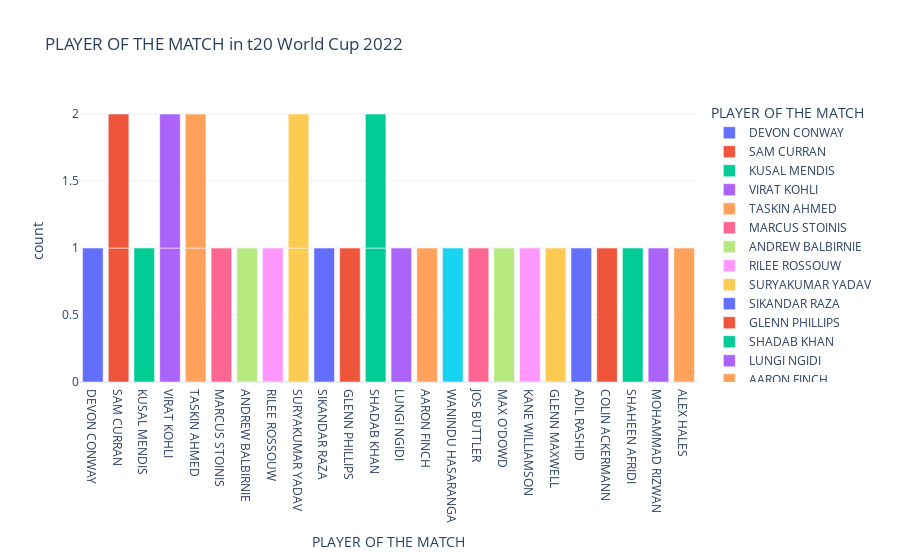

Notebook code for this chart:
### Code cell
figure = px.bar(data, 
                x=data["PLAYER OF THE MATCH"], 
                color = data["PLAYER OF THE MATCH"],
                title="PLAYER OF THE MATCH in t20 World Cup 2022")
figure.show()

### Figure 1 — Plotly figure (JSON) as saved in the notebook; plotly's stock layout.template omitted (floating-point values rounded to 4 significant figures)
{"data": [{"alignmentgroup": "True", "hovertemplate": "PLAYER OF THE MATCH=%{x}<br>count=%{y}<extra></extra>", "legendgroup": "DEVON CONWAY", "marker": {"color": "#636efa", "pattern": {"shape": ""}}, "name": "DEVON CONWAY", "offsetgroup": "DEVON CONWAY", "orientation": "v", "showlegend": true, "textposition": "auto", "type": "bar", "x": ["DEVON CONWAY"], "xaxis": "x", "y": [1], "yaxis": "y"}, {"alignmentgroup": "True", "hovertemplate": "PLAYER OF THE MATCH=%{x}<br>count=%{y}<extra></extra>", "legendgroup": "SAM CURRAN", "marker": {"color": "#EF553B", "pattern": {"shape": ""}}, "name": "SAM CURRAN", "offsetgroup": "SAM CURRAN", "orientation": "v", "showlegend": true, "textposition": "auto", "type": "bar", "x": ["SAM CURRAN", "SAM CURRAN"], "xaxis": "x", "y": [1, 1], "yaxis": "y"}, {"alignmentgroup": "True", "hovertemplate": "PLAYER OF THE MATCH=%{x}<br>count=%{y}<extra></extra>", "legendgroup": "KUSAL MENDIS", "marker": {"color": "#00cc96", "pattern": {"shape": ""}}, "name": "KUSAL MENDIS", "offsetgroup": "KUSAL MENDIS", "orientation": "v", "showlegend": true, "textposition": "auto", "type": "bar", "x": ["KUSAL MENDIS"], "xaxis": "x", "y": [1], "yaxis": "y"}, {"alignmentgroup": "True", "hovertemplate": "PLAYER OF THE MATCH=%{x}<br>count=%{y}<extra></extra>", "legendgroup": "VIRAT KOHLI", "marker": {"color": "#ab63fa", "pattern": {"shape": ""}}, "name": "VIRAT KOHLI", "offsetgroup": "VIRAT KOHLI", "orientation": "v", "showlegend": true, "textposition": "auto", "type": "bar", "x": ["VIRAT KOHLI", "VIRAT KOHLI"], "xaxis": "x", "y": [1, 1], "yaxis": "y"}, {"alignmentgroup": "True", "hovertemplate": "PLAYER OF THE MATCH=%{x}<br>count=%{y}<extra></extra>", "legendgroup": "TASKIN AHMED", "marker": {"color": "#FFA15A", "pattern": {"shape": ""}}, "name": "TASKIN AHMED", "offsetgroup": "TASKIN AHMED", "orientation": "v", "showlegend": true, "textposition": "auto", "type": "bar", "x": ["TASKIN AHMED", "TASKIN AHMED"], "xaxis": "x", "y": [1, 1], "yaxis": "y"}, {"alignmentgroup": "True", "hovertemplate": "PLAYER OF THE MATCH=%{x}<br>count=%{y}<extra></extra>", "legendgroup": "MARCUS STOINIS", "marker": {"color": "#FF6692", "pattern": {"shape": ""}}, "name": "MARCUS STOINIS", "offsetgroup": "MARCUS STOINIS", "orientation": "v", "showlegend": true, "textposition": "auto", "type": "bar", "x": ["MARCUS STOINIS"], "xaxis": "x", "y": [1], "yaxis": "y"}, {"alignmentgroup": "True", "hovertemplate": "PLAYER OF THE MATCH=%{x}<br>count=%{y}<extra></extra>", "legendgroup": "ANDREW BALBIRNIE", "marker": {"color": "#B6E880", "pattern": {"shape": ""}}, "name": "ANDREW BALBIRNIE", "offsetgroup": "ANDREW BALBIRNIE", "orientation": "v", "showlegend": true, "textposition": "auto", "type": "bar", "x": ["ANDREW BALBIRNIE"], "xaxis": "x", "y": [1], "yaxis": "y"}, {"alignmentgroup": "True", "hovertemplate": "PLAYER OF THE MATCH=%{x}<br>count=%{y}<extra></extra>", "legendgroup": "RILEE ROSSOUW", "marker": {"color": "#FF97FF", "pattern": {"shape": ""}}, "name": "RILEE ROSSOUW", "offsetgroup": "RILEE ROSSOUW", "orientation": "v", "showlegend": true, "textposition": "auto", "type": "bar", "x": ["RILEE ROSSOUW"], "xaxis": "x", "y": [1], "yaxis": "y"}, {"alignmentgroup": "True", "hovertemplate": "PLAYER OF THE MATCH=%{x}<br>count=%{y}<extra></extra>", "legendgroup": "SURYAKUMAR YADAV", "marker": {"color": "#FECB52", "pattern": {"shape": ""}}, "name": "SURYAKUMAR YADAV", "offsetgroup": "SURYAKUMAR YADAV", "orientation": "v", "showlegend": true, "textposition": "auto", "type": "bar", "x": ["SURYAKUMAR YADAV", "SURYAKUMAR YADAV"], "xaxis": "x", "y": [1, 1], "yaxis": "y"}, {"alignmentgroup": "True", "hovertemplate": "PLAYER OF THE MATCH=%{x}<br>count=%{y}<extra></extra>", "legendgroup": "SIKANDAR RAZA", "marker": {"color": "#636efa", "pattern": {"shape": ""}}, "name": "SIKANDAR RAZA", "offsetgroup": "SIKANDAR RAZA", "orientation": "v", "showlegend": true, "textposition": "auto", "type": "bar", "x": ["SIKANDAR RAZA"], "xaxis": "x", "y": [1], "yaxis": "y"}, {"alignmentgroup": "True", "hovertemplate": "PLAYER OF THE MATCH=%{x}<br>count=%{y}<extra></extra>", "legendgroup": "GLENN PHILLIPS", "marker": {"color": "#EF553B", "pattern": {"shape": ""}}, "name": "GLENN PHILLIPS", "offsetgroup": "GLENN PHILLIPS", "orientation": "v", "showlegend": true, "textposition": "auto", "type": "bar", "x": ["GLENN PHILLIPS"], "xaxis": "x", "y": [1], "yaxis": "y"}, {"alignmentgroup": "True", "hovertemplate": "PLAYER OF THE MATCH=%{x}<br>count=%{y}<extra></extra>", "legendgroup": "SHADAB KHAN", "marker": {"color": "#00cc96", "pattern": {"shape": ""}}, "name": "SHADAB KHAN", "offsetgroup": "SHADAB KHAN", "orientation": "v", "showlegend": true, "textposition": "auto", "type": "bar", "x": ["SHADAB KHAN", "SHADAB KHAN"], "xaxis": "x", "y": [1, 1], "yaxis": "y"}, {"alignmentgroup": "True", "hovertemplate": "PLAYER OF THE MATCH=%{x}<br>count=%{y}<extra></extra>", "legendgroup": "LUNGI NGIDI", "marker": {"color": "#ab63fa", "pattern": {"shape": ""}}, "name": "LUNGI NGIDI", "offsetgroup": "LUNGI NGIDI", "orientation": "v", "showlegend": true, "textposition": "auto", "type": "bar", "x": ["LUNGI NGIDI"], "xaxis": "x", "y": [1], "yaxis": "y"}, {"alignmentgroup": "True", "hovertemplate": "PLAYER OF THE MATCH=%{x}<br>count=%{y}<extra></extra>", "legendgroup": "AARON FINCH", "marker": {"color": "#FFA15A", "pattern": {"shape": ""}}, "name": "AARON FINCH", "offsetgroup": "AARON FINCH", "orientation": "v", "showlegend": true, "textposition": "auto", "type": "bar", "x": ["AARON FINCH"], "xaxis": "x", "y": [1], "yaxis": "y"}, {"alignmentgroup": "True", "hovertemplate": "PLAYER OF THE MATCH=%{x}<br>count=%{y}<extra></extra>", "legendgroup": "WANINDU HASARANGA", "marker": {"color": "#19d3f3", "pattern": {"shape": ""}}, "name": "WANINDU HASARANGA", "offsetgroup": "WANINDU HASARANGA", "orientation": "v", "showlegend": true, "textposition": "auto", "type": "bar", "x": ["WANINDU HASARANGA"], "xaxis": "x", "y": [1], "yaxis": "y"}, {"alignmentgroup": "True", "hovertemplate": "PLAYER OF THE MATCH=%{x}<br>count=%{y}<extra></extra>", "legendgroup": "JOS BUTTLER", "marker": {"color": "#FF6692", "pattern": {"shape": ""}}, "name": "JOS BUTTLER", "offsetgroup": "JOS BUTTLER", "orientation": "v", "showlegend": true, "textposition": "auto", "type": "bar", "x": ["JOS BUTTLER"], "xaxis": "x", "y": [1], "yaxis": "y"}, {"alignmentgroup": "True", "hovertemplate": "PLAYER OF THE MATCH=%{x}<br>count=%{y}<extra></extra>", "legendgroup": "MAX O'DOWD", "marker": {"color": "#B6E880", "pattern": {"shape": ""}}, "name": "MAX O'DOWD", "offsetgroup": "MAX O'DOWD", "orientation": "v", "showlegend": true, "textposition": "auto", "type": "bar", "x": ["MAX O'DOWD"], "xaxis": "x", "y": [1], "yaxis": "y"}, {"alignmentgroup": "True", "hovertemplate": "PLAYER OF THE MATCH=%{x}<br>count=%{y}<extra></extra>", "legendgroup": "KANE WILLIAMSON", "marker": {"color": "#FF97FF", "pattern": {"shape": ""}}, "name": "KANE WILLIAMSON", "offsetgroup": "KANE WILLIAMSON", "orientation": "v", "showlegend": true, "textposition": "auto", "type": "bar", "x": ["KANE WILLIAMSON"], "xaxis": "x", "y": [1], "yaxis": "y"}, {"alignmentgroup": "True", "hovertemplate": "PLAYER OF THE MATCH=%{x}<br>count=%{y}<extra></extra>", "legendgroup": "GLENN MAXWELL", "marker": {"color": "#FECB52", "pattern": {"shape": ""}}, "name": "GLENN MAXWELL", "offsetgroup": "GLENN MAXWELL", "orientation": "v", "showlegend": true, "textposition": "auto", "type": "bar", "x": ["GLENN MAXWELL"], "xaxis": "x", "y": [1], "yaxis": "y"}, {"alignmentgroup": "True", "hovertemplate": "PLAYER OF THE MATCH=%{x}<br>count=%{y}<extra></extra>", "legendgroup": "ADIL RASHID", "marker": {"color": "#636efa", "pattern": {"shape": ""}}, "name": "ADIL RASHID", "offsetgroup": "ADIL RASHID", "orientation": "v", "showlegend": true, "textposition": "auto", "type": "bar", "x": ["ADIL RASHID"], "xaxis": "x", "y": [1], "yaxis": "y"}, {"alignmentgroup": "True", "hovertemplate": "PLAYER OF THE MATCH=%{x}<br>count=%{y}<extra></extra>", "legendgroup": "COLIN ACKERMANN", "marker": {"color": "#EF553B", "pattern": {"shape": ""}}, "name": "COLIN ACKERMANN", "offsetgroup": "COLIN ACKERMANN", "orientation": "v", "showlegend": true, "textposition": "auto", "type": "bar", "x": ["COLIN ACKERMANN"], "xaxis": "x", "y": [1], "yaxis": "y"}, {"alignmentgroup": "True", "hovertemplate": "PLAYER OF THE MATCH=%{x}<br>count=%{y}<extra></extra>", "legendgroup": "SHAHEEN AFRIDI", "marker": {"color": "#00cc96", "pattern": {"shape": ""}}, "name": "SHAHEEN AFRIDI", "offsetgroup": "SHAHEEN AFRIDI", "orientation": "v", "showlegend": true, "textposition": "auto", "type": "bar", "x": ["SHAHEEN AFRIDI"], "xaxis": "x", "y": [1], "yaxis": "y"}, {"alignmentgroup": "True", "hovertemplate": "PLAYER OF THE MATCH=%{x}<br>count=%{y}<extra></extra>", "legendgroup": "MOHAMMAD RIZWAN", "marker": {"color": "#ab63fa", "pattern": {"shape": ""}}, "name": "MOHAMMAD RIZWAN", "offsetgroup": "MOHAMMAD RIZWAN", "orientation": "v", "showlegend": true, "textposition": "auto", "type": "bar", "x": ["MOHAMMAD RIZWAN"], "xaxis": "x", "y": [1], "yaxis": "y"}, {"alignmentgroup": "True", "hovertemplate": "PLAYER OF THE MATCH=%{x}<br>count=%{y}<extra></extra>", "legendgroup": "ALEX HALES", "marker": {"color": "#FFA15A", "pattern": {"shape": ""}}, "name": "ALEX HALES", "offsetgroup": "ALEX HALES", "orientation": "v", "showlegend": true, "textposition": "auto", "type": "bar", "x": ["ALEX HALES"], "xaxis": "x", "y": [1], "yaxis": "y"}], "layout": {"barmode": "relative", "legend": {"title": {"text": "PLAYER OF THE MATCH"}, "tracegroupgap": 0}, "title": {"text": "PLAYER OF THE MATCH in t20 World Cup 2022"}, "xaxis": {"anchor": "y", "categoryarray": ["DEVON CONWAY", "SAM CURRAN", "KUSAL MENDIS", "VIRAT KOHLI", "TASKIN AHMED", null, "MARCUS STOINIS", "ANDREW BALBIRNIE", "RILEE ROSSOUW", "SURYAKUMAR YADAV", "SIKANDAR RAZA", "GLENN PHILLIPS", "SHADAB KHAN", "LUNGI NGIDI", "AARON FINCH", "WANINDU HASARANGA", "JOS BUTTLER", "MAX O'DOWD", "KANE WILLIAMSON", "GLENN MAXWELL", "ADIL RASHID", "COLIN ACKERMANN", "SHAHEEN AFRIDI", "MOHAMMAD RIZWAN", "ALEX HALES"], "categoryorder": "array", "domain": [0, 1], "title": {"text": "PLAYER OF THE MATCH"}}, "yaxis": {"anchor": "x", "domain": [0, 1], "title": {"text": "count"}}}}
